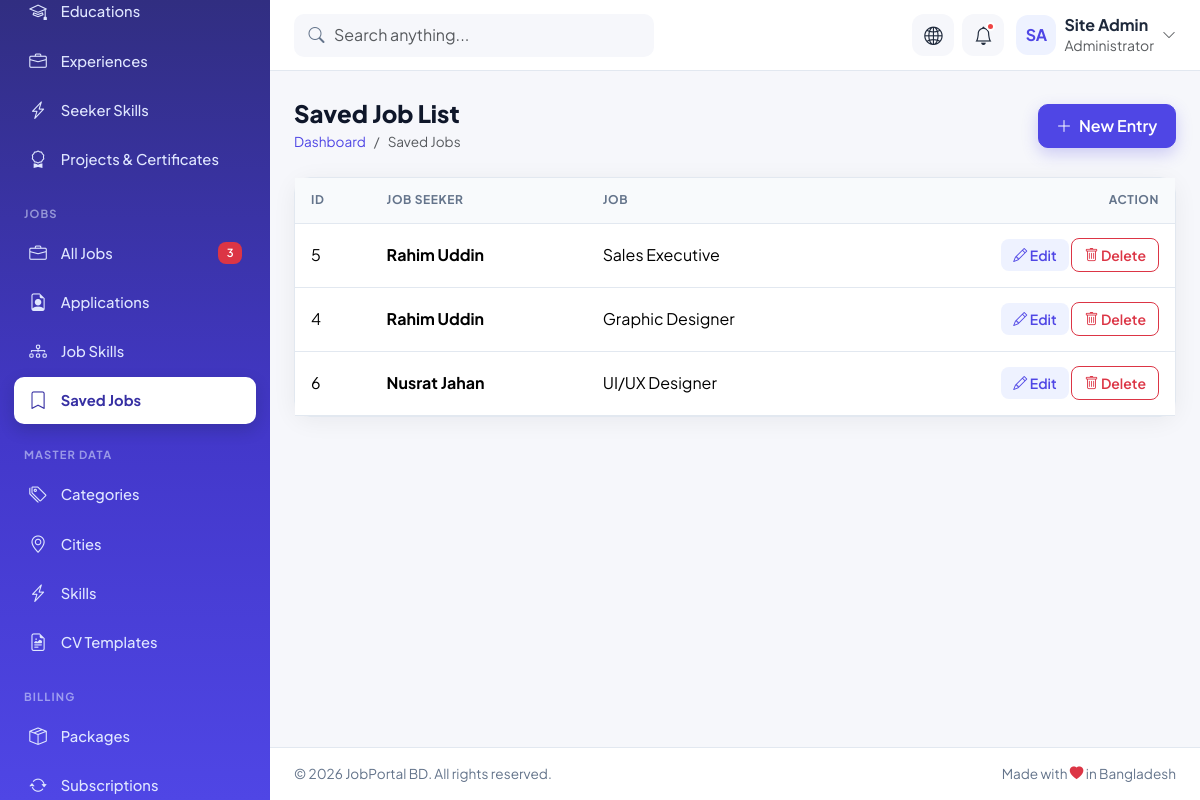
/jobs_portal/crud/saved_jobs/index.php, run on an earlier commit of the app's database.
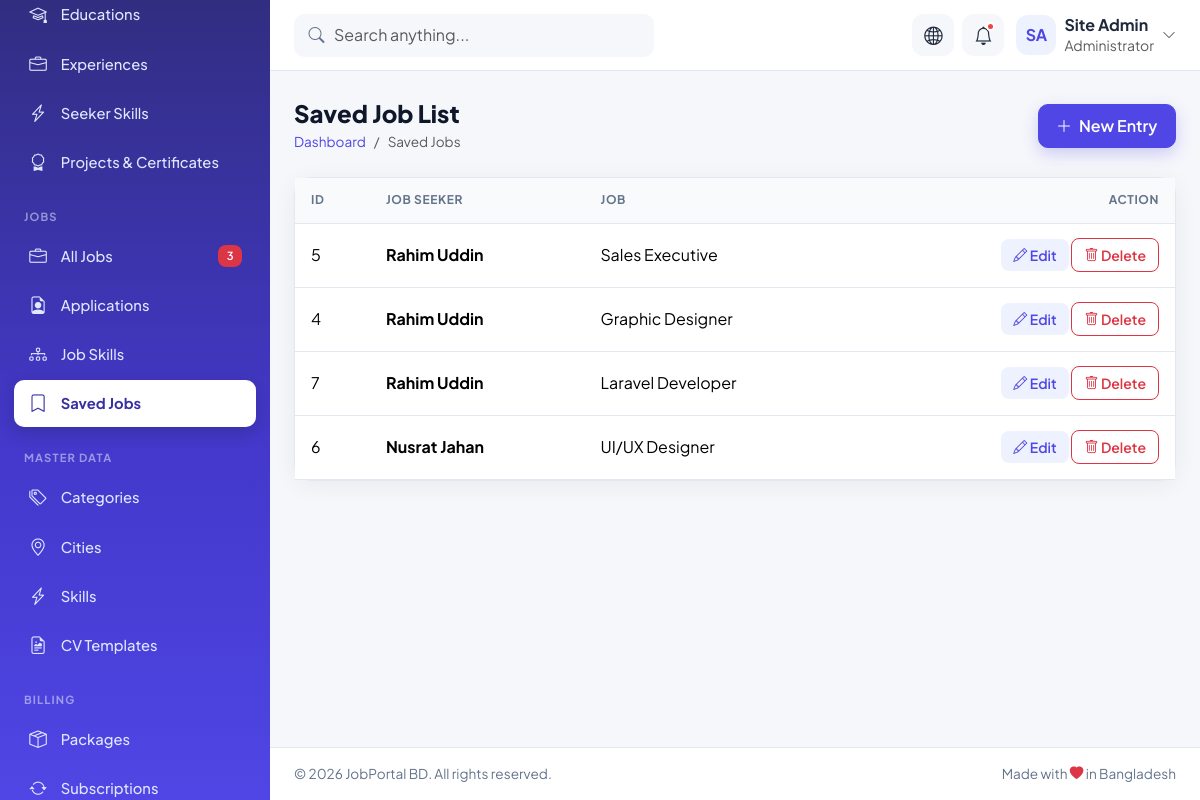
And on a later commit of the database.
### tables this page shows
CREATE TABLE `saved_jobs` (
  `id` int UNSIGNED NOT NULL,
  `seeker_id` int UNSIGNED NOT NULL,
  `job_id` int UNSIGNED NOT NULL
);

CREATE TABLE `users` (
  `id` int UNSIGNED NOT NULL,
  `name` varchar(100) NOT NULL,
  `email` varchar(150) NOT NULL,
  `phone` varchar(20) DEFAULT NULL,
  `password` varchar(255) NOT NULL,
  `role` enum('admin','employer','seeker') NOT NULL,
  `status` enum('active','pending','blocked') NOT NULL DEFAULT 'active',
  `created_at` timestamp NOT NULL DEFAULT CURRENT_TIMESTAMP
);

CREATE TABLE `jobs` (
  `id` int UNSIGNED NOT NULL,
  `company_id` int UNSIGNED NOT NULL,
  `category_id` int UNSIGNED DEFAULT NULL,
  `city_id` int UNSIGNED DEFAULT NULL,
  `subscription_id` int UNSIGNED DEFAULT NULL,
  `title` varchar(150) NOT NULL,
  `slug` varchar(180) NOT NULL,
  `job_type` enum('full_time','part_time','contract','internship','remote') NOT NULL DEFAULT 'full_time',
  `salary_min` decimal(10,2) DEFAULT NULL,
  `salary_max` decimal(10,2) DEFAULT NULL,
  `description` text,
  `deadline` date NOT NULL,
  `status` enum('pending','approved','rejected','closed') NOT NULL DEFAULT 'pending',
  `is_featured` tinyint(1) NOT NULL DEFAULT '0'
);

### jobs_portal/crud/saved_jobs/index.php (the view, shortened to what the changed rows need)
<?php include_once("../../config/dbconfig.php"); ?>
<!DOCTYPE html>
<html lang="en">
<head>
  <link href="https://cdn.jsdelivr.net/npm/bootstrap@5.3.3/dist/css/bootstrap.min.css" rel="stylesheet">
  <link href="https://cdn.jsdelivr.net/npm/bootstrap-icons@1.11.3/font/bootstrap-icons.min.css" rel="stylesheet">
  <link href="../../assets/css/style.css" rel="stylesheet">
</head>
<body class="dash-body">
<div class="dash-wrapper">
  <div class="dash-main">
    <main class="dash-content">
      <div class="d-flex flex-wrap justify-content-between align-items-center gap-3 mb-4 page-title">
        <div>
          <h1>Saved Job List</h1>
        </div>
      </div>
      <?php
      $rawData = $conn->query("SELECT saved_jobs.*, users.name AS seeker_name, jobs.title AS job_title FROM saved_jobs LEFT JOIN seekers ON seekers.id = saved_jobs.seeker_id LEFT JOIN users ON users.id = seekers.user_id LEFT JOIN jobs ON jobs.id = saved_jobs.job_id");
      ?>
      <div class="card-jp">
        <div class="table-responsive">
          <table class="table table-jp">
            <thead>
              <tr>
                <th>ID</th>
                <th>Job Seeker</th>
                <th>Job</th>
                <th class="text-end">Action</th>
              </tr>
            </thead>
            <tbody>
            <?php
            while($row = $rawData->fetch_assoc()){
            ?>
              <tr>
                <td><?php echo $row['id']; ?></td>
                <td><strong><?php echo $row['seeker_name']; ?></strong></td>
                <td><?php echo $row['job_title']; ?></td>
                <td class="text-end text-nowrap">
                  <a class="btn btn-sm btn-soft-primary" href="edit.php?id=<?php echo $row['id']; ?>"><i class="bi bi-pencil"></i> Edit</a>
                  <a onclick="return confirm('Are you sure to delete')"
                  class="btn btn-sm btn-outline-danger" href="delete.php?id=<?php echo $row['id']; ?>"><i class="bi bi-trash"></i> Delete</a>
                </td>
              </tr>
            <?php
            }
            ?>
            </tbody>
          </table>
        </div>
      </div>
    </main>
  </div>
</div>
</body>
</html>

What changed in the data, as far as the page shows it:
added saved_jobs: id "7", users.name "Rahim Uddin", job.title "Laravel Developer"
